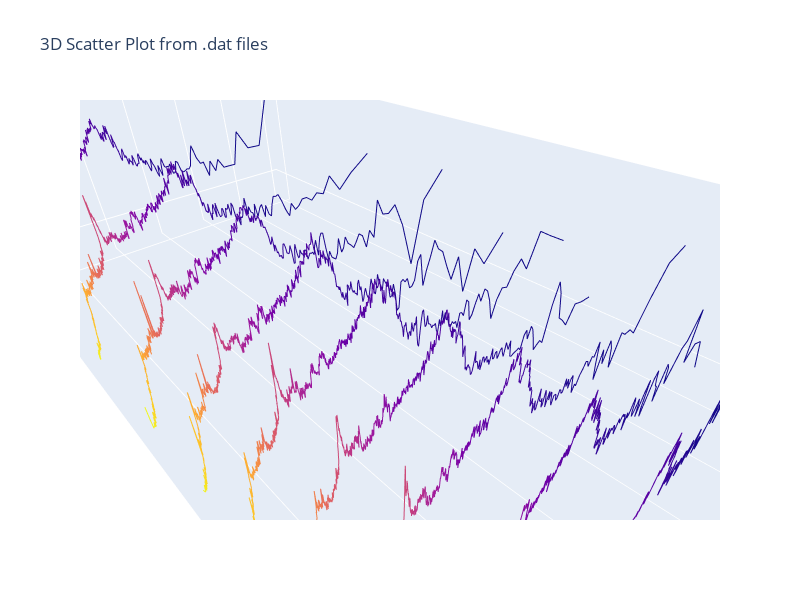

This figure's notebook cell:
### Code cell
import plotly.graph_objects as go

data = go.Scatter3d(
    x=data_dataframe['I'],
    y=data_dataframe['t'],
    z=data_dataframe['q'],
    mode='lines',
    # marker=dict(
    #     color=data_dataframe['y'],
    #     size=2,
    # )
    line=dict(
        color=data_dataframe['I'],
    ),
)

mode = 'log' # log or linear

layout = go.Layout(
    title='3D Scatter Plot from .dat files',
    scene=dict(
        xaxis=dict(
            title='q_A^-1',
            #backgroundcolor="rgb(200, 200, 230)",
                         gridcolor="white",
                         showbackground=True,
                         dtick=0.5,
            type=mode
        ),
        yaxis=dict(
            title='t',
            
                        #backgroundcolor="rgb(230, 200,230)",
                        gridcolor="white",
                        showbackground=True,
            #range=[1,20],
            # rangeslider=dict(
            #     visible=True
            # )
            autorange=True,
            dtick=10,
            type=mode
            
        ),
        zaxis=dict(
            title='I',
            
                        #backgroundcolor="rgb(230, 230,200)",
                        gridcolor="white",
                        showbackground=True,
                        dtick=0.5,
                        type=mode
                        
        ),
        
        aspectmode="manual", #data
        aspectratio = dict(x=2, y=5, z=1)
    ),
    autosize=True,
    width=800, #1200
    height=600, #800
)

fig = go.Figure(data=data, layout=layout)
fig.update_traces(connectgaps=False) 
fig.show()

### Figure 1 — Plotly figure (JSON) as saved in the notebook; plotly's stock layout.template omitted (floating-point values rounded to 4 significant figures; data arrays with more than 128 entries replaced by an {"elided": "..."} marker saying what was removed)
{"data": [{"connectgaps": false, "line": {"color": {"elided": "17464 float values"}}, "mode": "lines", "type": "scatter3d", "x": {"elided": "17464 float values"}, "y": {"elided": "17464 int values"}, "z": {"elided": "17464 float values"}}], "layout": {"autosize": true, "height": 600, "scene": {"aspectmode": "manual", "aspectratio": {"x": 2, "y": 5, "z": 1}, "xaxis": {"dtick": 0.5, "gridcolor": "white", "showbackground": true, "title": {"text": "q_A^-1"}, "type": "log"}, "yaxis": {"autorange": true, "dtick": 10, "gridcolor": "white", "showbackground": true, "title": {"text": "t"}, "type": "log"}, "zaxis": {"dtick": 0.5, "gridcolor": "white", "showbackground": true, "title": {"text": "I"}, "type": "log"}}, "title": {"text": "3D Scatter Plot from .dat files"}, "width": 800}}
